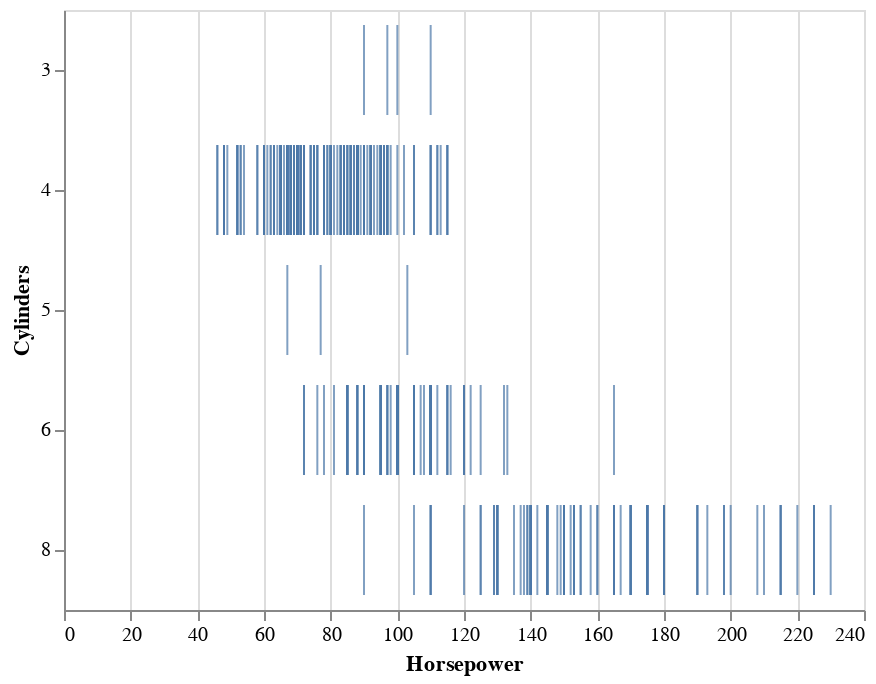

The notebook cell this image was saved under:
### Markdown cell above
## Tick chart

### Code cell
alt.Chart(cars).mark_tick().encode(
    x='Horsepower:Q',
    y='Cylinders:O',
)

### Figure 1 — Vega-Lite specification as saved in the notebook (floating-point values rounded to 4 significant figures; data arrays with more than 128 entries replaced by an {"elided": "..."} marker saying what was removed)
{"$schema": "https://vega.github.io/schema/vega-lite/v2.json", "config": {"view": {"height": 300, "width": 400}}, "data": {"values": {"elided": "406 records"}}, "encoding": {"x": {"field": "Horsepower", "type": "quantitative"}, "y": {"field": "Cylinders", "type": "ordinal"}}, "mark": "tick"}
